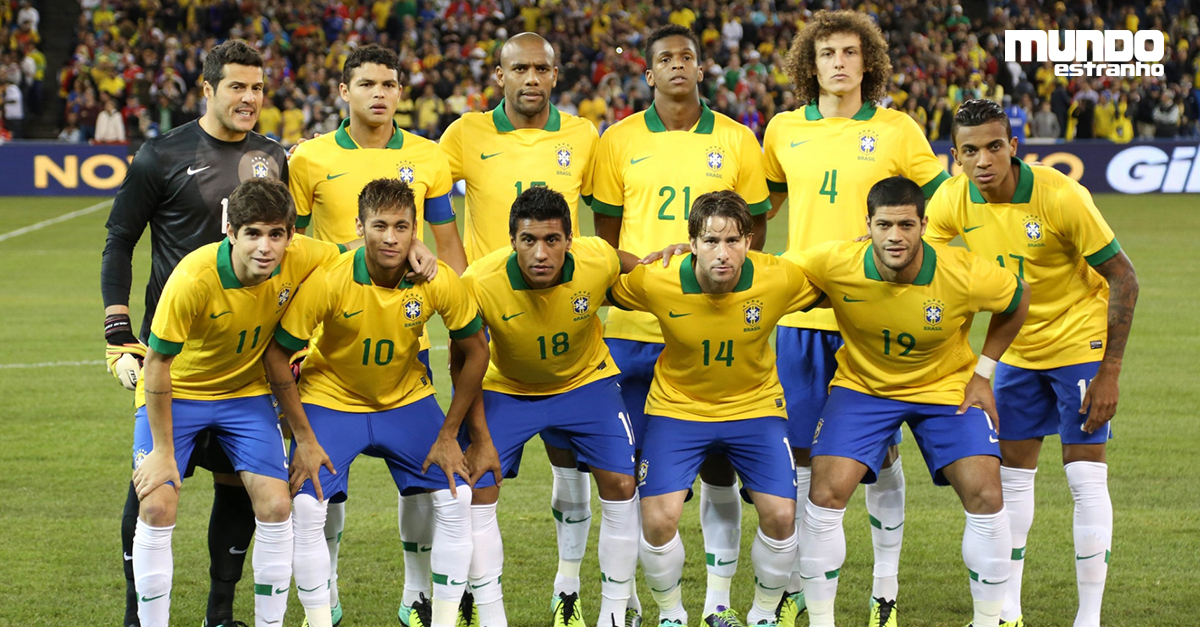
#> input picture time.jpg, 1200 x 627 px
$ python face_detect.py
#> lines starting #> are read from the running program, lines starting #| are printed output that depends on the picture; after the words box and inside, x2 and y2 are one past the last pixel; in counts of white or black regions, pixels touching at a corner belong together
import cv2

image_path = 'time.jpg' #imagem
cascade_path = 'haarcascade_frontalface_default.xml'# arquivo de cascade / modelo

#criando o classidicador
clf = cv2.CascadeClassifier(cascade_path)

img = cv2. imread(image_path) #ler a imagem
#> img is the input picture: shape (627, 1200, 3); mean B, G, R 80, 129.3, 135.9
gray = cv2.cvtColor(img, cv2.COLOR_BGR2GRAY)# converter para preto e branco / grayscale
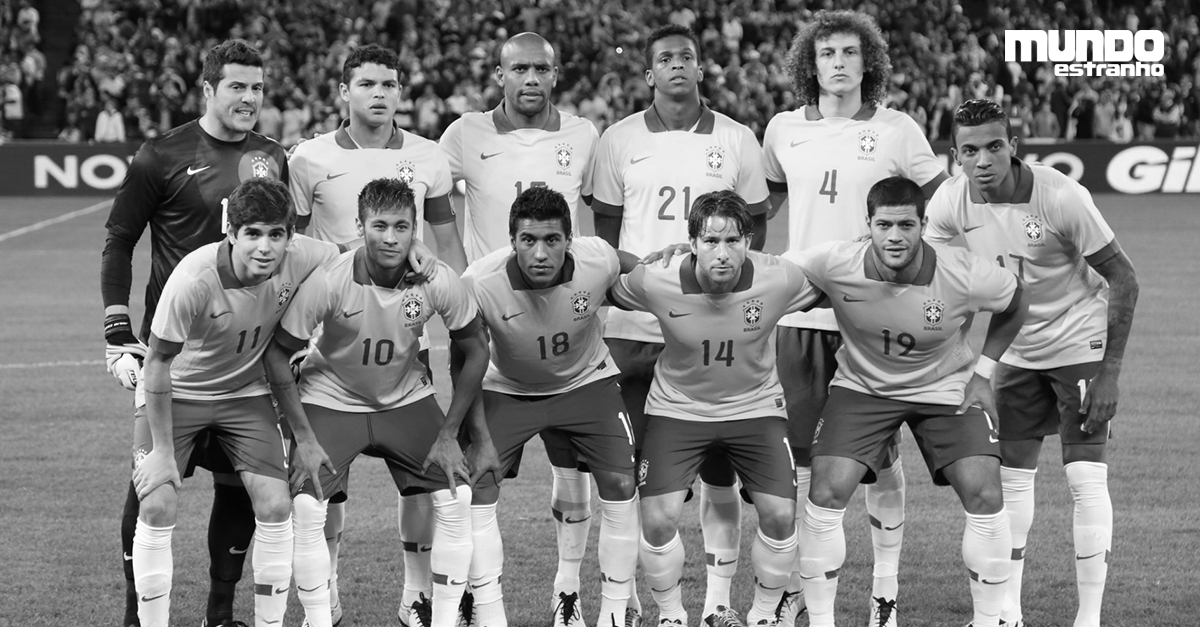
#> gray: shape (627, 1200); min 0, max 255, mean 125.7

#Primeiro parametro é a escala e o segundo é o tamanho minimo da imagem em PX
faces = clf.detectMultiScale(gray, 1.2, 10)
#> faces = [[809, 29, 61, 61], [217, 66, 60, 60], [647, 33, 60, 60], [498, 43, 67, 67], [348, 61, 61, 61], [949, 121, 70, 70], [861, 198, 70, 70], [687, 213, 74, 74], [356, 200, 66, 66], [228, 206, 74, 74], [502, 209, 78, 78]]

#Desenha os retangulos na imagem
for (x, y, w, h) in faces:
    img = cv2.rectangle(img, (x, y), (x+w, y+h), (255, 255, 0), 2)
#> this loop made 11 passes
#> pass 1, `img = cv2.rectangle(img, (x, y), (x+w, y+h), (255, 255, 0), 2)`:
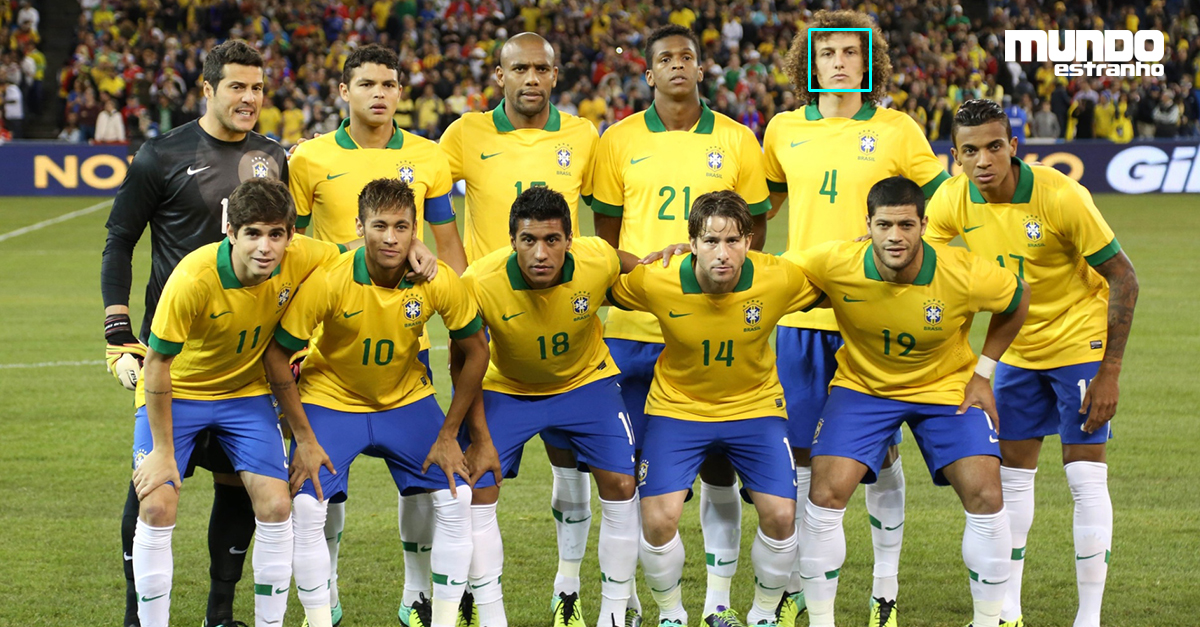
#> img: shape (627, 1200, 3); 0.1% of pixels changed, all inside (x1, y1, x2, y2) = (808, 28, 872, 92)
#> pass 2, `img = cv2.rectangle(img, (x, y), (x+w, y+h), (255, 255, 0), 2)`:
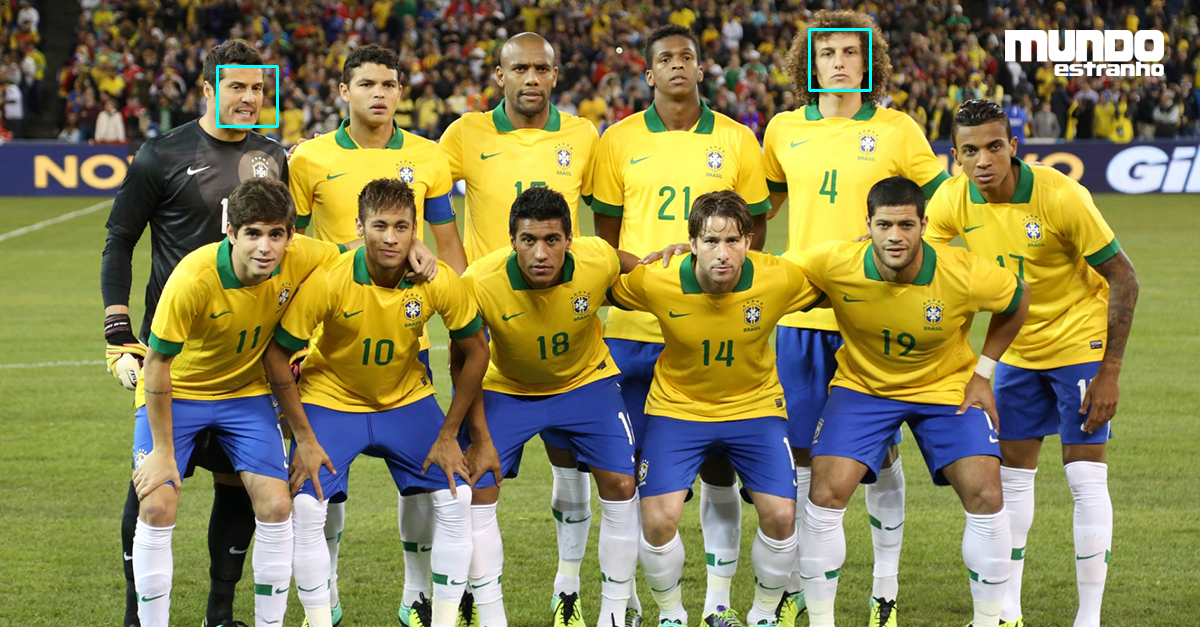
#> img: shape (627, 1200, 3); 0.1% of pixels changed, all inside (x1, y1, x2, y2) = (216, 65, 279, 128)
#> pass 3, `img = cv2.rectangle(img, (x, y), (x+w, y+h), (255, 255, 0), 2)`:
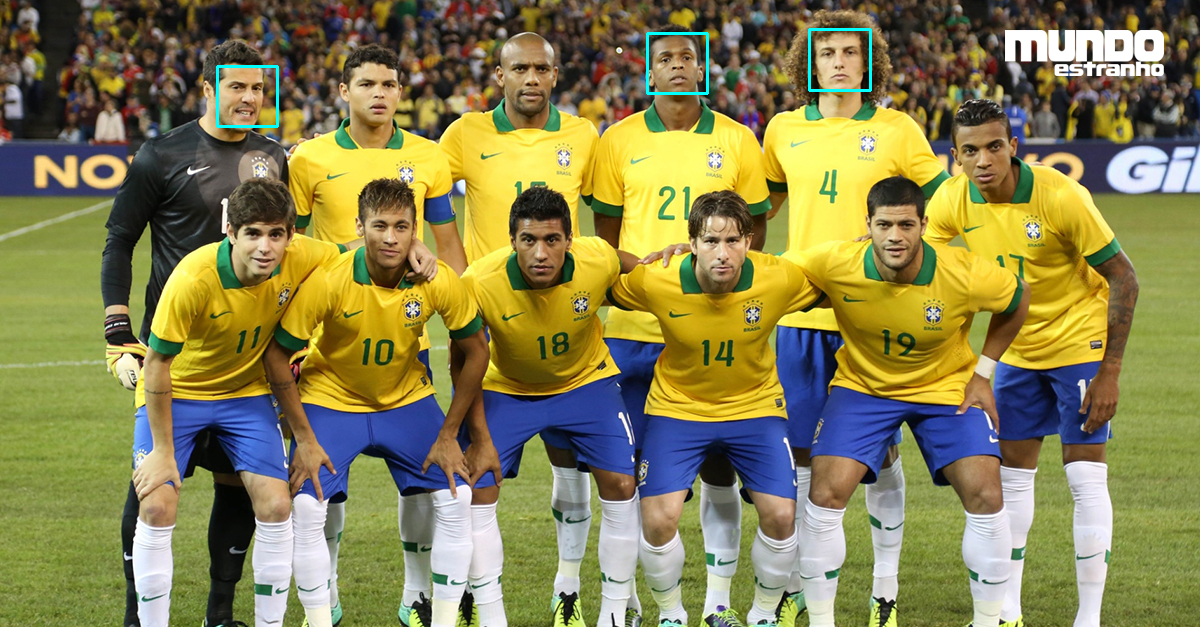
#> img: shape (627, 1200, 3); 0.1% of pixels changed, all inside (x1, y1, x2, y2) = (646, 32, 709, 95)
#> after the loop:
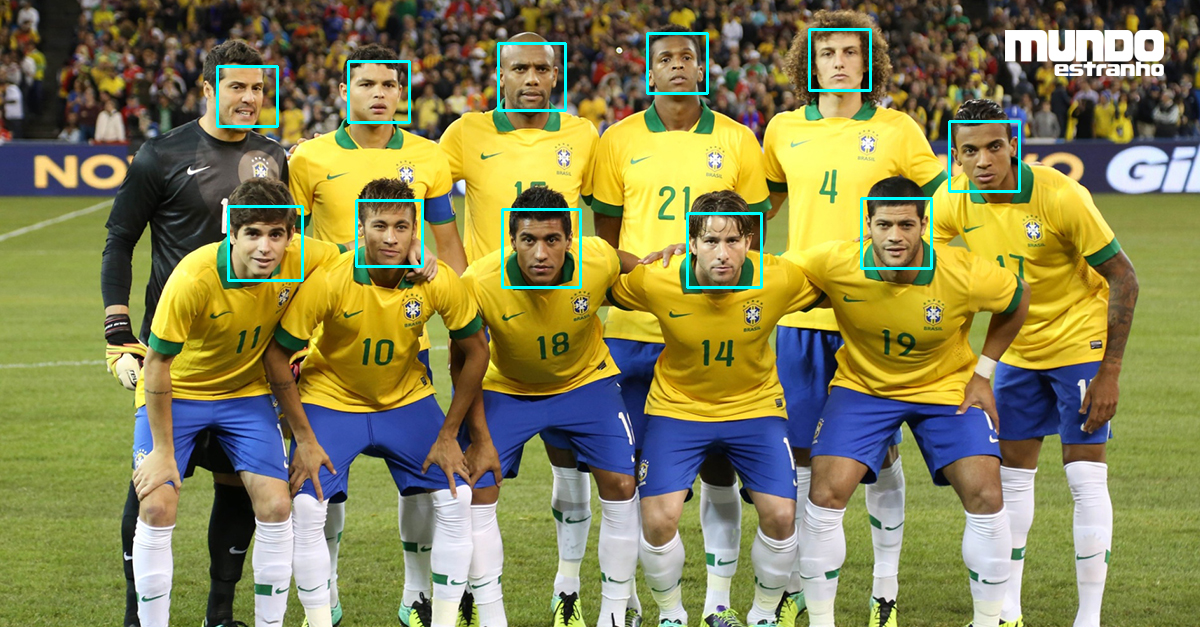
#> img: shape (627, 1200, 3); 0.89% of pixels changed, all inside (x1, y1, x2, y2) = (227, 42, 1021, 289)

cv2.imshow('image', img)
cv2.waitKey(0)
cv2.destroyAllWindows()
